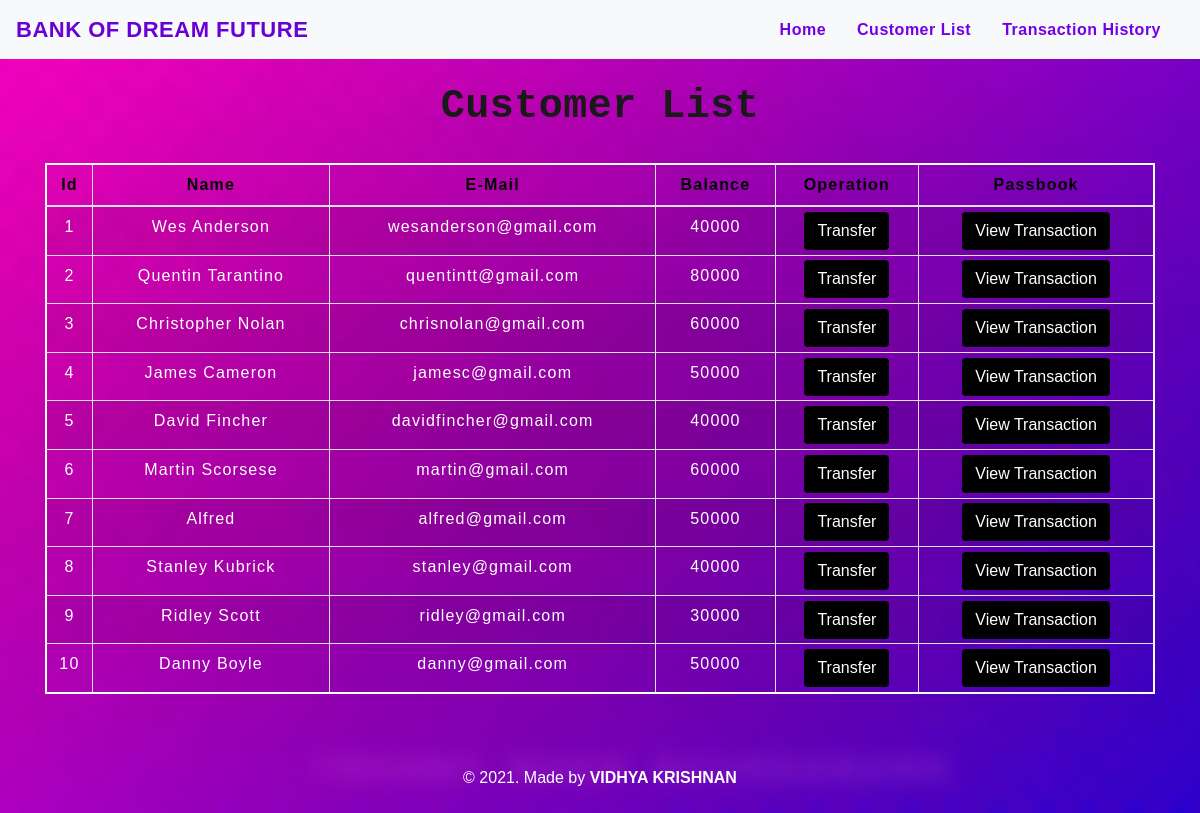
The page /customerlist.php on the database its author committed.
### tables this page shows
CREATE TABLE `users` (
  `id` int(3) NOT NULL,
  `name` varchar(30) NOT NULL,
  `email` varchar(30) NOT NULL,
  `balance` int(8) NOT NULL
);

### customerlist.php (the view, shortened to what this page needs)
<!DOCTYPE html>
<html lang="en">
<head>
    <link rel="stylesheet" href="https://maxcdn.bootstrapcdn.com/bootstrap/4.0.0/css/bootstrap.min.css">
    <link rel="stylesheet" type="text/css" href="css/table.css">
    <link rel="stylesheet" type="text/css" href="css/navbar.css">
</head>
<body style="background-image: url(img/bank11.jpg);background-size: cover;background-position: center;">
<?php
    include 'config.php';
    $sql = "SELECT * FROM users";
    $result = mysqli_query($conn,$sql);
?>
<?php
  include 'navbar.php';
?>
<div class="container">
        <h2 class="text-center pt-4" style="color : #191919;font-family: monospace;font-weight: 600;">Customer List</h2>
        <br>
            <div class="row">
                <div class="col">
                    <div class="table-responsive-sm">
                    <table class="table table-hover table-sm table-striped table-condensed table-bordered" style="border:2px solid white;">
                        <thead style="color :black;">
                            <tr>
                            <th scope="col" class="text-center py-2">Id</th>
                            <th scope="col" class="text-center py-2">Name</th>
                            <th scope="col" class="text-center py-2">E-Mail</th>
                            <th scope="col" class="text-center py-2">Balance</th>
                            <th scope="col" class="text-center py-2">Operation</th>
			    <th scope="col" class="text-center py-2">Passbook</th>
                            </tr>
                        </thead>
                        <tbody>
                <?php
                    while($rows=mysqli_fetch_assoc($result)){
                ?>
                    <tr >
                        <td class="py-2" style="color:white;"><?php echo $rows['id'] ?></td>
                        <td class="py-2"style="color:white"><?php echo $rows['name']?></td>
                        <td class="py-2"style="color:white"><?php echo $rows['email']?></td>
                        <td class="py-2"style="color:white"><?php echo $rows['balance']?></td>
                        <td ><a href="selecteduserdetail.php?id= <?php echo $rows['id'] ;?>"> <button type="button" class="btn" style="background-color: black; color:white;">Transfer</button></a></td>
                        <td><a href="passbook.php?id= <?php echo $rows['id'] ;?>"> <button type="button" class="btn" style="background-color :black;color:white;">View Transaction</button></a></td>
 		   </tr>
                <?php
                    }
                ?>
                        </tbody>
                    </table>
                    </div>
                </div>
            </div>
         </div>
         <footer class="text-center mt-5 py-2" style="color: white;">
            <p>&copy 2021. Made by <b>VIDHYA KRISHNAN</b> </p>
         </footer>
</body>
</html>

### navbar.php (shortened to what this page needs)
<nav class="navbar navbar-expand-md navbar-light bg-light" >
     <a class="navbar-brand" href="index.php" style="color :#6a00d4; font-weight: 800;
     font-size: 22px;"><b>BANK OF DREAM FUTURE</b></a>
     <div class="collapse navbar-collapse" id="collapsibleNavbar">
           <ul class="navbar-nav ml-auto">
             <li class="nav-item">
               <a class="nav-link" href="index.php" style="color : #7200e4;"><b>Home</b></a>
             </li>
             <li class="nav-item">
               <a class="nav-link" href="customerlist.php" style="color :#7200e4;"><b>Customer List</b></a>
             </li>
             <li class="nav-item">
               <a class="nav-link" href="transactionhistory.php" style="color : #7200e4;"><b>Transaction History</b></a>
             </li></ul>
         </div>
      </nav>

### css/table.css (style rules this page uses)
* { padding: 0; margin: 0; box-sizing: border-box; font-family: sans-serif; }
h2 { font-size: 40px; }
table { letter-spacing: 1.2px; }
td { text-align: center; color: black; }
button { border:none; background: #d9d9d9; transition: 1s; }

### css/navbar.css (style rules this page uses)
.nav-link { margin-right: 15px; color:#2F363F; letter-spacing: 0.5px; transition: 0.5s; }
.navbar-brand { color: #4C4B4B; letter-spacing: 0.5px; }
h2 { color: black; letter-spacing: 0.5px; font-family: raleway; }

### customerlist.php (style rules this page uses)
button { transition: 1.5s; }

### rows shown on the page
users: id "1", name "Wes Anderson", email "wesanderson@gmail.com", balance "40000"
users: id "2", name "Quentin Tarantino", email "quentintt@gmail.com", balance "80000"
users: id "3", name "Christopher Nolan", email "chrisnolan@gmail.com", balance "60000"
users: id "4", name "James Cameron", email "jamesc@gmail.com", balance "50000"
users: id "5", name "David Fincher", email "davidfincher@gmail.com", balance "40000"
users: id "6", name "Martin Scorsese", email "martin@gmail.com", balance "60000"
users: id "7", name "Alfred", email "alfred@gmail.com", balance "50000"
users: id "8", name "Stanley Kubrick", email "stanley@gmail.com", balance "40000"
users: id "9", name "Ridley Scott", email "ridley@gmail.com", balance "30000"
users: id "10", name "Danny Boyle", email "danny@gmail.com", balance "50000"
